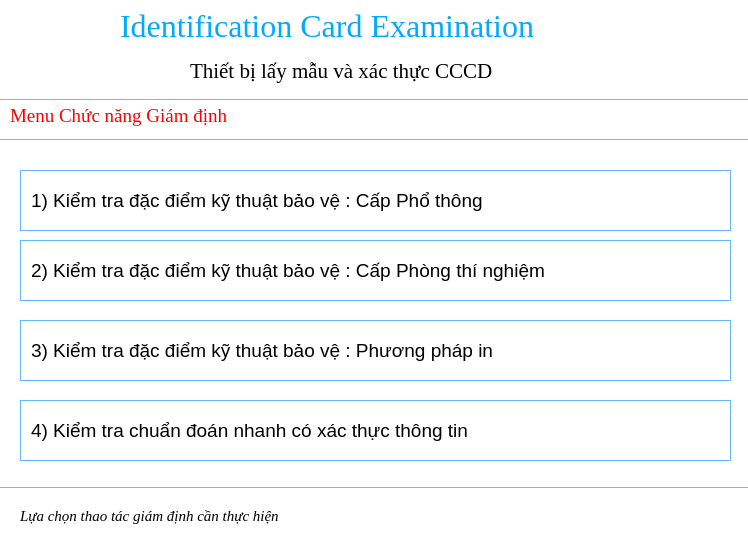
<?xml version="1.0" encoding="UTF-8"?>
<ui version="4.0">
 <class>MainWindow</class>
 <widget class="QMainWindow" name="MainWindow">
  <property name="geometry">
   <rect>
    <x>0</x>
    <y>0</y>
    <width>748</width>
    <height>556</height>
   </rect>
  </property>
  <property name="font">
   <font>
    <weight>75</weight>
    <bold>true</bold>
   </font>
  </property>
  <property name="windowTitle">
   <string>MainWindow</string>
  </property>
  <property name="styleSheet">
   <string notr="true">background-color: rgb(255, 255, 255);
gridline-color: rgb(0, 255, 255);
</string>
  </property>
  <widget class="QWidget" name="centralwidget">
   <widget class="Line" name="line">
    <property name="geometry">
     <rect>
      <x>0</x>
      <y>480</y>
      <width>851</width>
      <height>16</height>
     </rect>
    </property>
    <property name="orientation">
     <enum>Qt::Horizontal</enum>
    </property>
   </widget>
   <widget class="Line" name="line_2">
    <property name="geometry">
     <rect>
      <x>0</x>
      <y>120</y>
      <width>821</width>
      <height>41</height>
     </rect>
    </property>
    <property name="styleSheet">
     <string notr="true">selection-color: rgb(85, 170, 255);</string>
    </property>
    <property name="orientation">
     <enum>Qt::Horizontal</enum>
    </property>
   </widget>
   <widget class="Line" name="line_3">
    <property name="geometry">
     <rect>
      <x>0</x>
      <y>85</y>
      <width>831</width>
      <height>31</height>
     </rect>
    </property>
    <property name="styleSheet">
     <string notr="true">color: rgb(0, 85, 255);</string>
    </property>
    <property name="orientation">
     <enum>Qt::Horizontal</enum>
    </property>
   </widget>
   <widget class="QLabel" name="label">
    <property name="geometry">
     <rect>
      <x>120</x>
      <y>0</y>
      <width>521</width>
      <height>51</height>
     </rect>
    </property>
    <property name="font">
     <font>
      <family>Times New Roman</family>
      <pointsize>24</pointsize>
     </font>
    </property>
    <property name="styleSheet">
     <string notr="true">color: rgb(0, 170, 255);
</string>
    </property>
    <property name="text">
     <string>Identification Card Examination </string>
    </property>
   </widget>
   <widget class="QLabel" name="label_2">
    <property name="geometry">
     <rect>
      <x>190</x>
      <y>50</y>
      <width>401</width>
      <height>41</height>
     </rect>
    </property>
    <property name="font">
     <font>
      <family>Times New Roman</family>
      <pointsize>16</pointsize>
     </font>
    </property>
    <property name="text">
     <string>Thiết bị lấy mẫu và xác thực CCCD</string>
    </property>
   </widget>
   <widget class="QLabel" name="label_3">
    <property name="geometry">
     <rect>
      <x>10</x>
      <y>0</y>
      <width>111</width>
      <height>91</height>
     </rect>
    </property>
    <property name="text">
     <string/>
    </property>
    <property name="pixmap">
     <pixmap>../../Downloads/th.jpg</pixmap>
    </property>
    <property name="scaledContents">
     <bool>true</bool>
    </property>
   </widget>
   <widget class="QLabel" name="label_4">
    <property name="geometry">
     <rect>
      <x>10</x>
      <y>100</y>
      <width>471</width>
      <height>31</height>
     </rect>
    </property>
    <property name="font">
     <font>
      <family>Times New Roman</family>
      <pointsize>14</pointsize>
     </font>
    </property>
    <property name="styleSheet">
     <string notr="true">color: rgb(255, 0, 0);</string>
    </property>
    <property name="text">
     <string>Menu Chức năng Giám định</string>
    </property>
   </widget>
   <widget class="QLabel" name="label_5">
    <property name="geometry">
     <rect>
      <x>20</x>
      <y>500</y>
      <width>501</width>
      <height>31</height>
     </rect>
    </property>
    <property name="font">
     <font>
      <family>Times New Roman</family>
      <pointsize>11</pointsize>
      <italic>true</italic>
     </font>
    </property>
    <property name="text">
     <string>Lựa chọn thao tác giám định cần thực hiện </string>
    </property>
   </widget>
   <widget class="QPushButton" name="pushButton">
    <property name="geometry">
     <rect>
      <x>20</x>
      <y>170</y>
      <width>711</width>
      <height>61</height>
     </rect>
    </property>
    <property name="font">
     <font>
      <pointsize>14</pointsize>
     </font>
    </property>
    <property name="styleSheet">
     <string notr="true">QPushButton {
    text-align: left;
    padding-left: 10px;
   

}
QPushButton#pushButton{
    border: 1px solid #63b8ff;
	background-color: rgb(255, 255, 255);
   
}


</string>
    </property>
    <property name="text">
     <string>1) Kiểm tra đặc điểm kỹ thuật bảo vệ : Cấp Phổ thông </string>
    </property>
   </widget>
   <widget class="QPushButton" name="pushButton_2">
    <property name="geometry">
     <rect>
      <x>20</x>
      <y>240</y>
      <width>711</width>
      <height>61</height>
     </rect>
    </property>
    <property name="font">
     <font>
      <pointsize>14</pointsize>
     </font>
    </property>
    <property name="styleSheet">
     <string notr="true">QPushButton {
    text-align: left;
    padding-left: 10px;
}
QPushButton#pushButton_2{
    border: 1px solid #63b8ff;
	background-color: rgb(255, 255, 255);
   
}
</string>
    </property>
    <property name="text">
     <string>2) Kiểm tra đặc điểm kỹ thuật bảo vệ : Cấp Phòng thí nghiệm </string>
    </property>
   </widget>
   <widget class="QPushButton" name="pushButton_3">
    <property name="geometry">
     <rect>
      <x>20</x>
      <y>320</y>
      <width>711</width>
      <height>61</height>
     </rect>
    </property>
    <property name="font">
     <font>
      <pointsize>14</pointsize>
     </font>
    </property>
    <property name="styleSheet">
     <string notr="true">QPushButton {
    text-align: left;
    padding-left: 10px;
}
QPushButton#pushButton_3{
   border: 1px solid #63b8ff;
	background-color: rgb(255, 255, 255);
   
}
</string>
    </property>
    <property name="text">
     <string>3) Kiểm tra đặc điểm kỹ thuật bảo vệ : Phương pháp in  </string>
    </property>
   </widget>
   <widget class="QPushButton" name="pushButton_4">
    <property name="geometry">
     <rect>
      <x>20</x>
      <y>400</y>
      <width>711</width>
      <height>61</height>
     </rect>
    </property>
    <property name="font">
     <font>
      <pointsize>14</pointsize>
     </font>
    </property>
    <property name="styleSheet">
     <string notr="true">QPushButton {
    text-align: left;
    padding-left: 10px;
}
QPushButton#pushButton_4{
   border: 1px solid #63b8ff;
	background-color: rgb(255, 255, 255);
   
}
</string>
    </property>
    <property name="text">
     <string>4) Kiểm tra chuẩn đoán nhanh có xác thực thông tin </string>
    </property>
   </widget>
   <widget class="QLabel" name="label_6">
    <property name="geometry">
     <rect>
      <x>700</x>
      <y>100</y>
      <width>41</width>
      <height>31</height>
     </rect>
    </property>
    <property name="text">
     <string/>
    </property>
    <property name="pixmap">
     <pixmap>../../Downloads/home-xl.png</pixmap>
    </property>
    <property name="scaledContents">
     <bool>true</bool>
    </property>
   </widget>
  </widget>
  <widget class="QStatusBar" name="statusbar"/>
  <action name="actionlogo">
   <property name="icon">
    <iconset>
     <normaloff>../../Downloads/th.jpg</normaloff>../../Downloads/th.jpg</iconset>
   </property>
   <property name="text">
    <string>logo</string>
   </property>
  </action>
 </widget>
 <resources/>
 <connections/>
</ui>
